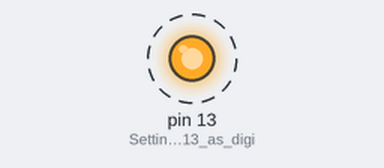
This sketch was run on a simulated Arduino Uno, built with avr-gcc and run on an emulated ATmega328P. On the bench: output pins drawn as LEDs (lit = HIGH). Dashed ring = blinking.

Above: at 0.12 s.
Timing chart, 0 to 3.0 s (numbered marks = the images above):
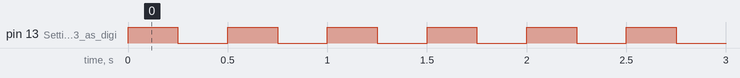

The sketch:

blinklingLight.ino
```cpp
// One-time launch instructions
void setup() {
    pinMode(13, OUTPUT);    // Setting up pin 13 as digital output component
}

// Looped actions
void loop() {
    // Turn voltage on for 13 (L) pin
    digitalWrite(13, HIGH);
    delay(250);
    // Turn voltage off for 13 (L) pin
    digitalWrite(13, LOW);
    delay(250);
}
```

Measured:
- by itself, pin 13 (Setting_up_pin_13_as_digi): alternates HIGH for 0.25 s and LOW for 0.25 s
